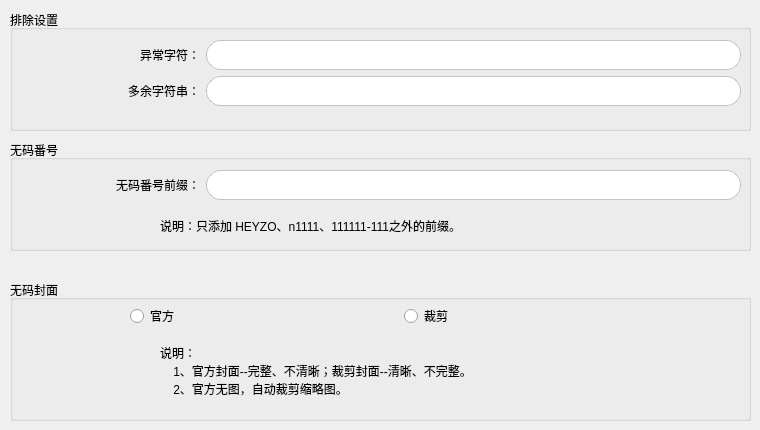
      <widget class="QWidget" name="tab5">
       <attribute name="title">
        <string>其它设置</string>
       </attribute>
       <widget class="QGroupBox" name="groupBox_39">
        <property name="geometry">
         <rect>
          <x>10</x>
          <y>280</y>
          <width>741</width>
          <height>141</height>
         </rect>
        </property>
        <property name="title">
         <string>无码封面</string>
        </property>
        <widget class="QLabel" name="label_14">
         <property name="geometry">
          <rect>
           <x>150</x>
           <y>60</y>
           <width>501</width>
           <height>61</height>
          </rect>
         </property>
         <property name="text">
          <string>说明：
    1、官方封面--完整、不清晰；裁剪封面--清晰、不完整。
    2、官方无图，自动裁剪缩略图。</string>
         </property>
        </widget>
        <widget class="QWidget" name="horizontalLayoutWidget_24">
         <property name="geometry">
          <rect>
           <x>120</x>
           <y>20</y>
           <width>541</width>
           <height>32</height>
          </rect>
         </property>
         <layout class="QHBoxLayout" name="horizontalLayout_27">
          <item>
           <widget class="QRadioButton" name="radioButton_poster_official">
            <property name="minimumSize">
             <size>
              <width>100</width>
              <height>30</height>
             </size>
            </property>
            <property name="text">
             <string>官方</string>
            </property>
           </widget>
          </item>
          <item>
           <widget class="QRadioButton" name="radioButton_poster_cut">
            <property name="minimumSize">
             <size>
              <width>100</width>
              <height>30</height>
             </size>
            </property>
            <property name="text">
             <string>裁剪</string>
            </property>
           </widget>
          </item>
         </layout>
        </widget>
       </widget>
       <widget class="QGroupBox" name="groupBox_40">
        <property name="geometry">
         <rect>
          <x>10</x>
          <y>140</y>
          <width>741</width>
          <height>111</height>
         </rect>
        </property>
        <property name="title">
         <string>无码番号</string>
        </property>
        <widget class="QWidget" name="formLayoutWidget">
         <property name="geometry">
          <rect>
           <x>20</x>
           <y>30</y>
           <width>711</width>
           <height>51</height>
          </rect>
         </property>
         <layout class="QFormLayout" name="formLayout_9">
          <item row="0" column="0">
           <widget class="QLabel" name="label_16">
            <property name="sizePolicy">
             <sizepolicy hsizetype="Minimum" vsizetype="Maximum">
              <horstretch>0</horstretch>
              <verstretch>0</verstretch>
             </sizepolicy>
            </property>
            <property name="minimumSize">
             <size>
              <width>170</width>
              <height>30</height>
             </size>
            </property>
            <property name="maximumSize">
             <size>
              <width>1700000</width>
              <height>1700000</height>
             </size>
            </property>
            <property name="layoutDirection">
             <enum>Qt::RightToLeft</enum>
            </property>
            <property name="text">
             <string>   无码番号前缀：</string>
            </property>
            <property name="alignment">
             <set>Qt::AlignRight|Qt::AlignTrailing|Qt::AlignVCenter</set>
            </property>
           </widget>
          </item>
          <item row="0" column="1">
           <widget class="QLineEdit" name="lineEdit_uncensored_prefix">
            <property name="sizePolicy">
             <sizepolicy hsizetype="Minimum" vsizetype="Maximum">
              <horstretch>0</horstretch>
              <verstretch>0</verstretch>
             </sizepolicy>
            </property>
            <property name="minimumSize">
             <size>
              <width>500</width>
              <height>30</height>
             </size>
            </property>
            <property name="maximumSize">
             <size>
              <width>540</width>
              <height>16777215</height>
             </size>
            </property>
            <property name="styleSheet">
             <string notr="true"> border: 1px solid rgba(0,0,0, 50);
 border-radius: 15px;
</string>
            </property>
           </widget>
          </item>
         </layout>
        </widget>
        <widget class="QLabel" name="label_17">
         <property name="geometry">
          <rect>
           <x>150</x>
           <y>70</y>
           <width>571</width>
           <height>31</height>
          </rect>
         </property>
         <property name="text">
          <string>说明：只添加 HEYZO、n1111、111111-111之外的前缀。</string>
         </property>
        </widget>
       </widget>
       <widget class="QGroupBox" name="groupBox_18">
        <property name="geometry">
         <rect>
          <x>10</x>
          <y>10</y>
          <width>741</width>
          <height>121</height>
         </rect>
        </property>
        <property name="title">
         <string>排除设置</string>
        </property>
        <widget class="QWidget" name="formLayoutWidget_3">
         <property name="geometry">
          <rect>
           <x>20</x>
           <y>30</y>
           <width>711</width>
           <height>81</height>
          </rect>
         </property>
         <layout class="QFormLayout" name="formLayout">
          <item row="0" column="1">
           <widget class="QLineEdit" name="lineEdit_escape_char">
            <property name="sizePolicy">
             <sizepolicy hsizetype="Minimum" vsizetype="Maximum">
              <horstretch>0</horstretch>
              <verstretch>0</verstretch>
             </sizepolicy>
            </property>
            <property name="minimumSize">
             <size>
              <width>500</width>
              <height>30</height>
             </size>
            </property>
            <property name="maximumSize">
             <size>
              <width>540</width>
              <height>16777215</height>
             </size>
            </property>
            <property name="styleSheet">
             <string notr="true"> border: 1px solid rgba(0,0,0, 50);
 border-radius: 15px;
</string>
            </property>
           </widget>
          </item>
          <item row="1" column="0">
           <widget class="QLabel" name="label_39">
            <property name="sizePolicy">
             <sizepolicy hsizetype="Minimum" vsizetype="Maximum">
              <horstretch>0</horstretch>
              <verstretch>0</verstretch>
             </sizepolicy>
            </property>
            <property name="minimumSize">
             <size>
              <width>170</width>
              <height>30</height>
             </size>
            </property>
            <property name="maximumSize">
             <size>
              <width>1700000</width>
              <height>1700000</height>
             </size>
            </property>
            <property name="text">
             <string>   多余字符串：</string>
            </property>
            <property name="alignment">
             <set>Qt::AlignRight|Qt::AlignTrailing|Qt::AlignVCenter</set>
            </property>
           </widget>
          </item>
          <item row="1" column="1">
           <widget class="QLineEdit" name="lineEdit_escape_string">
            <property name="sizePolicy">
             <sizepolicy hsizetype="Minimum" vsizetype="Maximum">
              <horstretch>0</horstretch>
              <verstretch>0</verstretch>
             </sizepolicy>
            </property>
            <property name="minimumSize">
             <size>
              <width>500</width>
              <height>30</height>
             </size>
            </property>
            <property name="maximumSize">
             <size>
              <width>540</width>
              <height>16777215</height>
             </size>
            </property>
            <property name="styleSheet">
             <string notr="true"> border: 1px solid rgba(0,0,0, 50);
 border-radius: 15px;
</string>
            </property>
           </widget>
          </item>
          <item row="0" column="0">
           <widget class="QLabel" name="label_38">
            <property name="sizePolicy">
             <sizepolicy hsizetype="Minimum" vsizetype="Maximum">
              <horstretch>0</horstretch>
              <verstretch>0</verstretch>
             </sizepolicy>
            </property>
            <property name="minimumSize">
             <size>
              <width>170</width>
              <height>30</height>
             </size>
            </property>
            <property name="maximumSize">
             <size>
              <width>1700000</width>
              <height>1700000</height>
             </size>
            </property>
            <property name="text">
             <string>   异常字符：</string>
            </property>
            <property name="alignment">
             <set>Qt::AlignRight|Qt::AlignTrailing|Qt::AlignVCenter</set>
            </property>
           </widget>
          </item>
         </layout>
        </widget>
       </widget>
      </widget>
